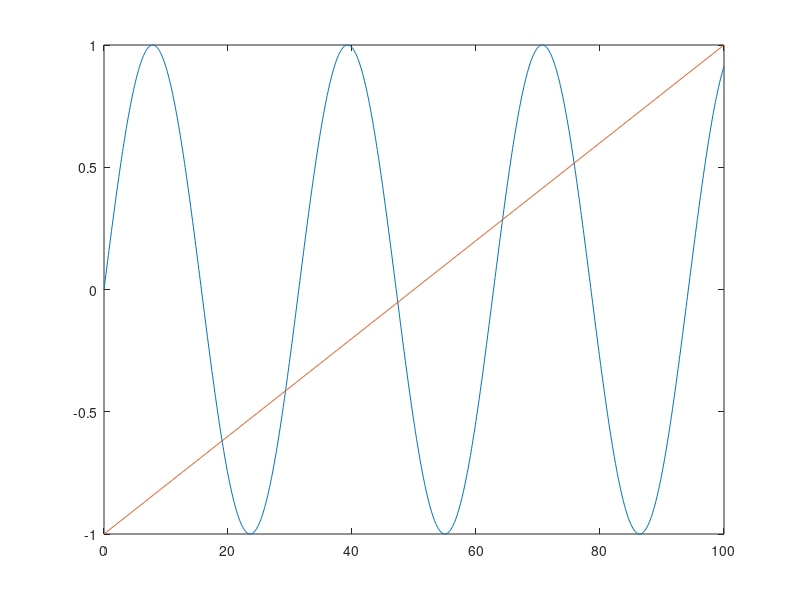

Here is the MATLAB script that generated this plot:
t=[0:.1:100]';
u=-1+0.02*t;
y=sin(0.2*t);
plot(t,y,t,u)
%y (y-axis) is plotted against t (x-axis)
%and u (y-axis) is plotted against t (x-axis).
